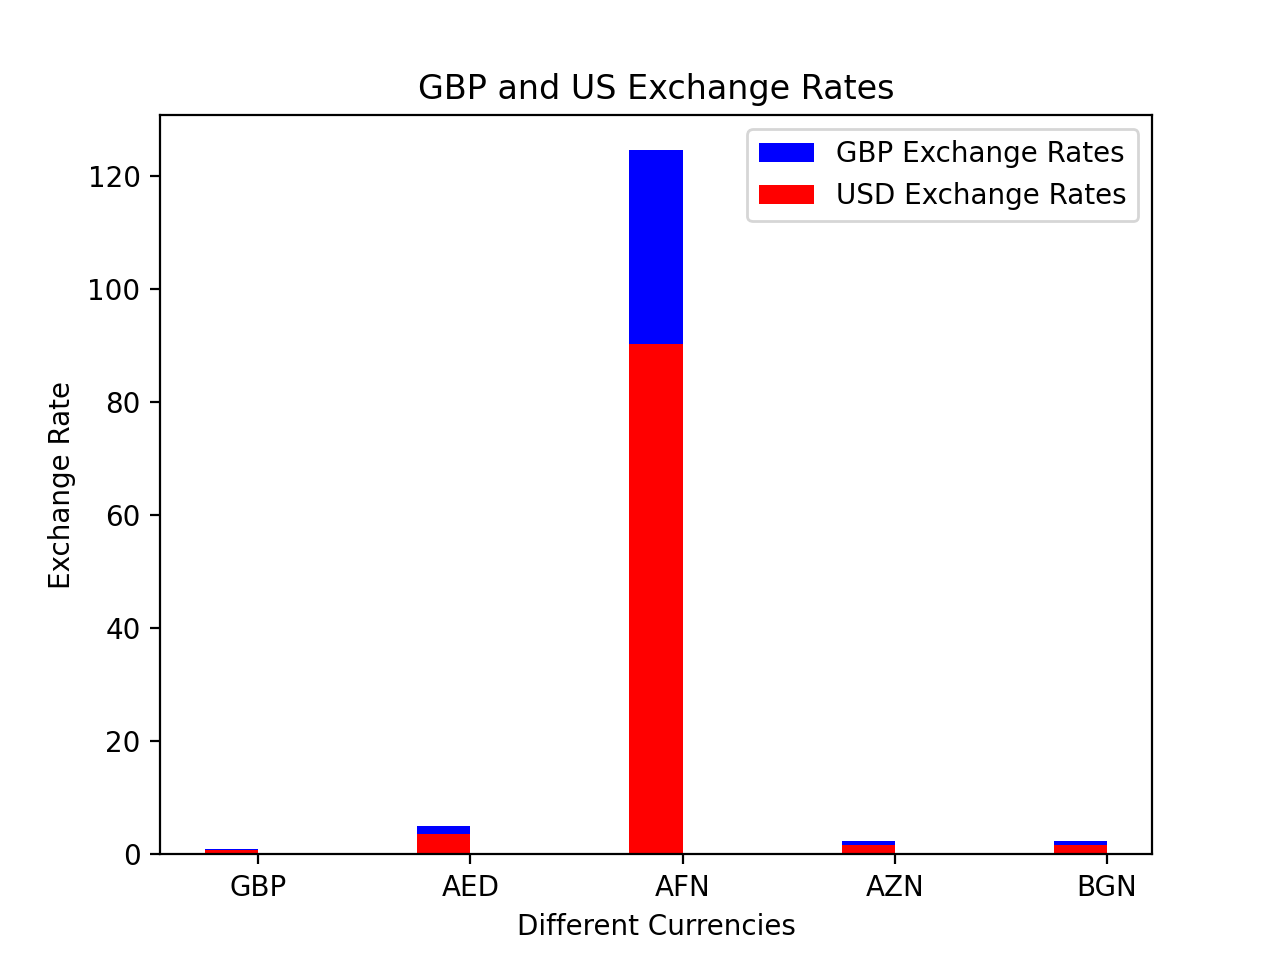

The script that drew this image:
import json
import matplotlib
import numpy as np
from matplotlib import pyplot as plt
from matplotlib import rcParams as params

with open('GBP.json', encoding='ascii') as f:
    gbp1 = f.read()
gbp = json.loads(gbp1)

with open('USD.json', encoding='ascii') as f:
    usd1 = f.read()
usd = json.loads(usd1)

currency1 = {}
currency1['GBP'] = gbp['rates']['GBP']
currency1['AED'] = gbp['rates']['AED']
currency1['AFN'] = gbp['rates']['AFN']
currency1['AZN'] = gbp['rates']['AZN']
currency1['BGN'] = gbp['rates']['BGN']

currency2 = {}
currency2['USD'] = usd['rates']['GBP']
currency2['AED'] = usd['rates']['AED']
currency2['AFN'] = usd['rates']['AFN']
currency2['AZN'] = usd['rates']['AZN']
currency2['BGN'] = usd['rates']['BGN']

width = 0.25
x = np.arange(len(currency1.keys()))
fig, ax = plt.subplots()
rects1 = ax.bar(x - width / 2, currency1.values(), width, label = 'GBP Exchange Rates', color="blue")
rects1 = ax.bar(x - width / 2, currency2.values(), width, label = 'USD Exchange Rates', color="red")

ax.set_xlabel('Different Currencies')
ax.set_ylabel('Exchange Rate')
ax.set_xticks(x)
ax.set_xticklabels(currency1.keys())
ax.legend()
plt.title('GBP and US Exchange Rates')
params['font.family'] = 'fantasy'

plt.show()
